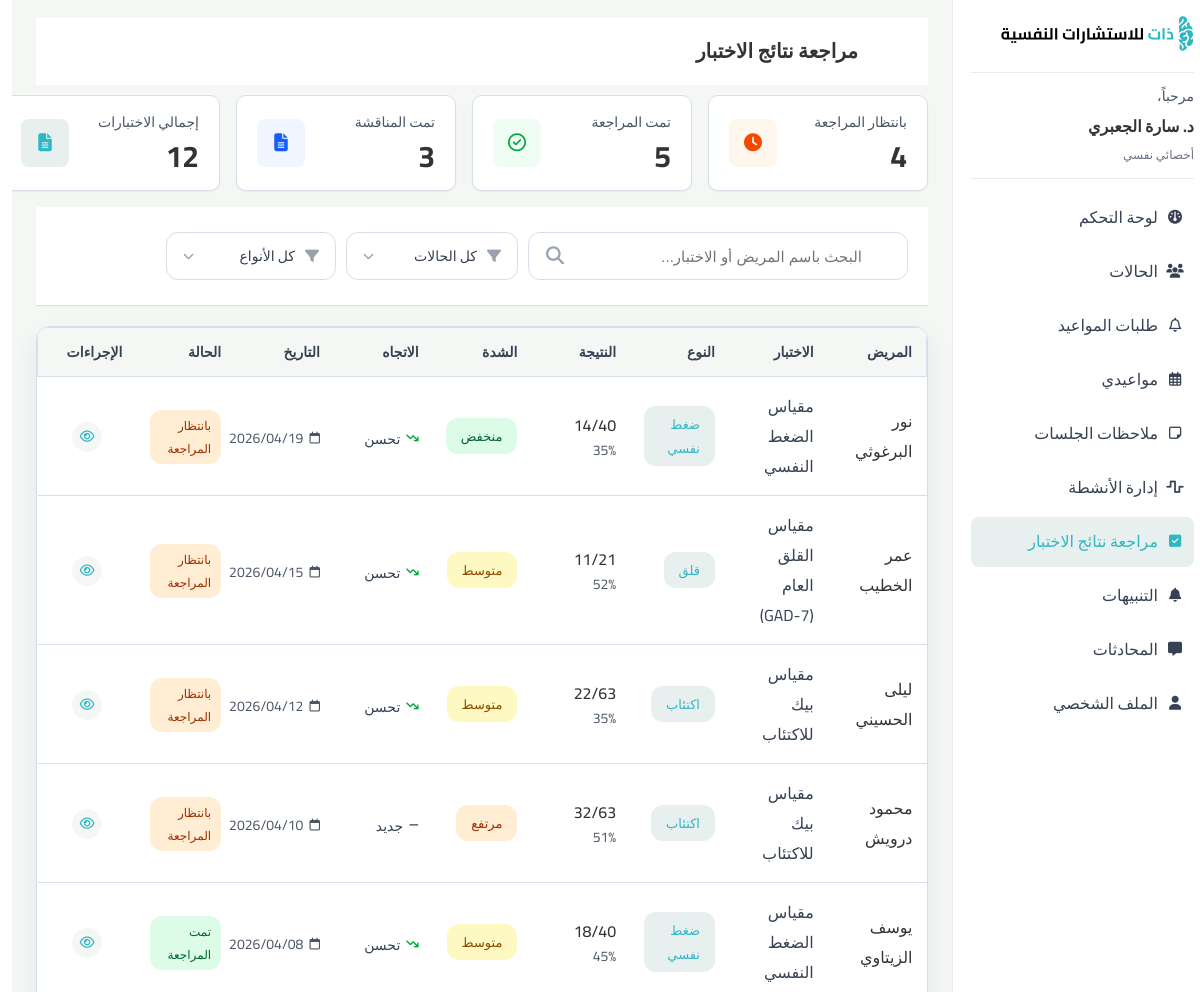
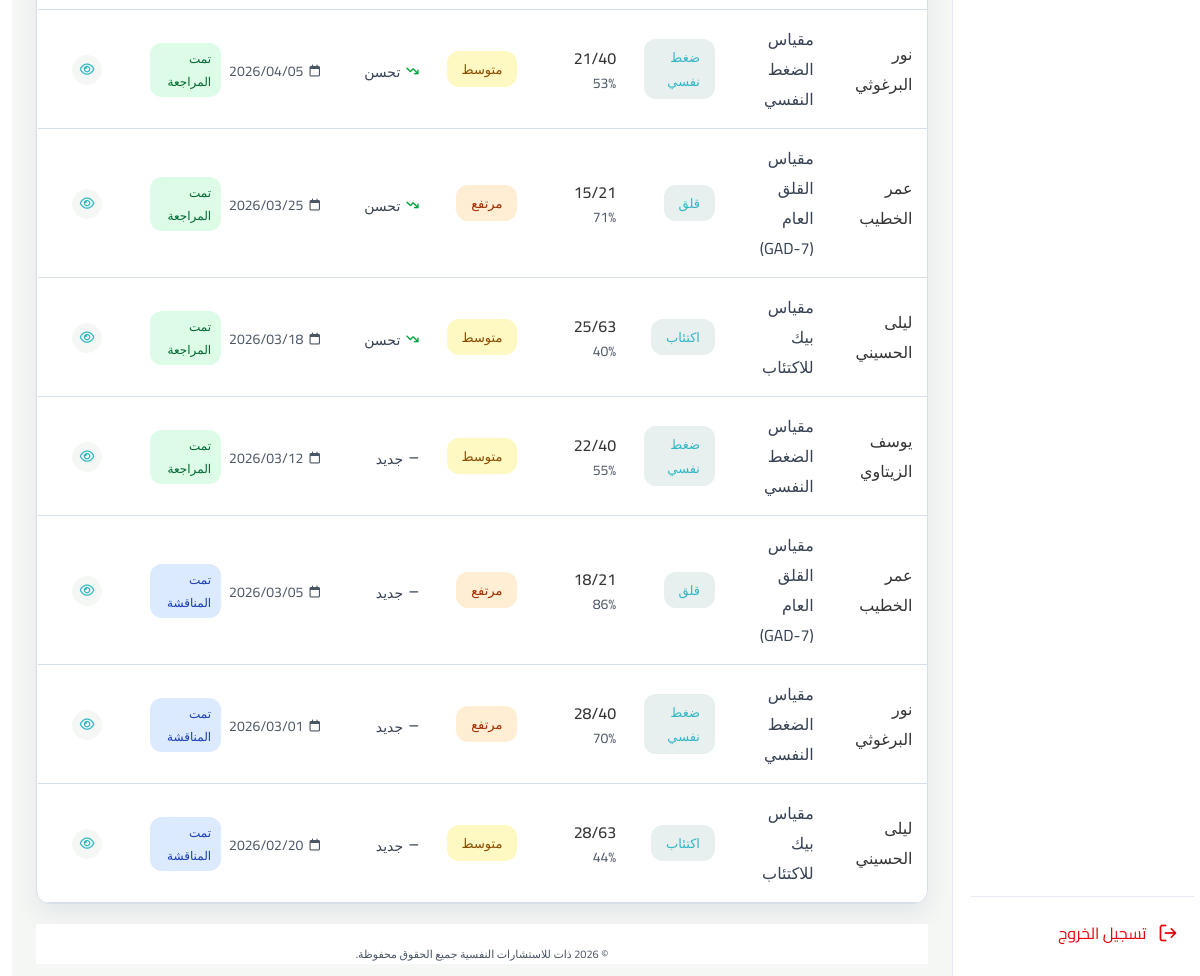
Page /therapist/review-page/index.php (signed in) on the committed database (2 pictures, top to bottom).
### tables this page shows
CREATE TABLE assessment_results (
    result_id INT AUTO_INCREMENT,
    assessment_id INT,
    client_id INT,
    case_id INT,
    trait_score DECIMAL(5, 2) NULL,
    level VARCHAR(20) NULL,
    status VARCHAR(15) NOT NULL DEFAULT 'PENDING' CHECK (status IN ('PENDING', 'REVIEWED', 'DISCUSSED')),
    reviewed_at DATETIME NULL,
    raw_answers JSON NULL,
    created_at DATETIME NOT NULL DEFAULT CURRENT_TIMESTAMP,
    PRIMARY KEY (result_id),
    CONSTRAINT fk_ar_assessment FOREIGN KEY (assessment_id) REFERENCES assessments (assessment_id) ON DELETE RESTRICT ON UPDATE CASCADE,
    CONSTRAINT fk_ar_client FOREIGN KEY (client_id) REFERENCES clients (client_id) ON DELETE RESTRICT ON UPDATE CASCADE,
    CONSTRAINT fk_ar_case FOREIGN KEY (case_id) REFERENCES cases (case_id) ON DELETE
    SET NULL ON UPDATE CASCADE
);

CREATE TABLE users (
    user_id INT AUTO_INCREMENT,
    name VARCHAR(100) NOT NULL,
    username VARCHAR(60) NOT NULL UNIQUE,
    email VARCHAR(150) NOT NULL UNIQUE,
    password VARCHAR(255) NOT NULL,
    phone VARCHAR(20) NULL,
    avatar VARCHAR(255) NULL,
    role VARCHAR(20) NOT NULL CHECK (role IN ('CLIENT', 'THERAPIST', 'ADMIN')),
    is_active TINYINT (1) DEFAULT 1,
    created_at DATETIME NOT NULL DEFAULT CURRENT_TIMESTAMP,
    updated_at DATETIME NOT NULL DEFAULT CURRENT_TIMESTAMP ON UPDATE CURRENT_TIMESTAMP,
    PRIMARY KEY (user_id)
);

CREATE TABLE assessments (
    assessment_id INT AUTO_INCREMENT,
    code VARCHAR(20) NOT NULL UNIQUE,
    title VARCHAR(200) NOT NULL,
    description TEXT NULL,
    category VARCHAR(50) NULL,
    max_score DECIMAL(5, 2) NULL,
    duration_min TINYINT UNSIGNED NULL,
    question_count SMALLINT UNSIGNED NULL,
    is_active TINYINT (1) NOT NULL DEFAULT 1,
    PRIMARY KEY (assessment_id)
);

### therapist/review-page/index.php (the view, shortened to what this page needs)
<?php
require_once __DIR__ . '/../../connection.php';
$user_id      = $_SESSION['user_id'];
$therapist_id = $user_id;
$search        = trim($_GET['search'] ?? '');
$statsSql = "
    SELECT
        SUM(CASE WHEN ar.status = 'PENDING'   THEN 1 ELSE 0 END) AS pending,
        SUM(CASE WHEN ar.status = 'REVIEWED'  THEN 1 ELSE 0 END) AS reviewed,
        SUM(CASE WHEN ar.status = 'DISCUSSED' THEN 1 ELSE 0 END) AS discussed,
        COUNT(*) AS total
    FROM assessment_results ar
    INNER JOIN cases c ON c.case_id = ar.case_id
    WHERE c.therapist_id = ?
";
$stmt = $conn->prepare($statsSql);
$stmt->bind_param("i", $therapist_id);
$stmt->execute();
$stats = $stmt->get_result()->fetch_assoc();
$sql = "
    SELECT ar.result_id, ar.trait_score, ar.level, ar.status, ar.created_at,
           a.title AS assessment_title, a.category, a.max_score,
           u.name AS patient_name,
           (
             SELECT ar2.trait_score
             FROM assessment_results ar2
             WHERE ar2.assessment_id = ar.assessment_id
               AND ar2.client_id = ar.client_id
               AND ar2.created_at < ar.created_at
             ORDER BY ar2.created_at DESC
             LIMIT 1
           ) AS prev_score
    FROM assessment_results ar
    INNER JOIN cases c      ON c.case_id = ar.case_id
    INNER JOIN assessments a ON a.assessment_id = ar.assessment_id
    INNER JOIN clients cl   ON cl.client_id = ar.client_id
    INNER JOIN users u      ON u.user_id    = cl.client_id
    WHERE c.therapist_id = ?
";
$types = "i";
$params = [$therapist_id];
$sql .= " ORDER BY ar.created_at DESC";
$stmt = $conn->prepare($sql);
$stmt->bind_param($types, ...$params);
$stmt->execute();
$resultsRes = $stmt->get_result();
$results = [];
while ($row = $resultsRes->fetch_assoc()) {
    $results[] = $row;
}
function levelLabel($level) {
    return [
        'LOW'    => 'منخفض',
        'MEDIUM' => 'متوسط',
        'HIGH'   => 'مرتفع',
        'SEVERE' => 'شديد',
    ][$level] ?? ($level ?: '—');
}
function levelClass($level) {
    return [
        'LOW'    => 'pill-intensity-low',
        'MEDIUM' => 'pill-intensity-mid',
        'HIGH'   => 'pill-intensity-high',
        'SEVERE' => 'pill-intensity-up',
    ][$level] ?? 'pill-intensity-mid';
}
function statusLabel($s) {
    return [
        'PENDING'   => 'بانتظار المراجعة',
        'REVIEWED'  => 'تمت المراجعة',
        'DISCUSSED' => 'تمت المناقشة',
    ][$s] ?? $s;
}
function statusClass($s) {
    return [
        'PENDING'   => 'status-wait',
        'REVIEWED'  => 'status-review',
        'DISCUSSED' => 'status-discuss',
    ][$s] ?? 'status-wait';
}
?>
<!DOCTYPE html>
<html lang="ar" dir="rtl">
<head>
  <link rel="stylesheet" href="https://cdnjs.cloudflare.com/ajax/libs/font-awesome/6.5.1/css/all.min.css" />
  <link rel="stylesheet" href="../thirapist.css">
  <link rel="stylesheet" href="../total.css" />
  <link rel="stylesheet" href="style.css" />
</head>
<body>
  <div class="app">
    <?php include "../layouts/sidebar.php"; ?>
    <main class="main">
      <header class="main-header">
        <h1 class="page-title">مراجعة نتائج الاختبار</h1>
      </header>
      <section class="stats-row">
        <div class="stat-card">
          <div class="stat-info">
            <div class="stat-label">بانتظار المراجعة</div>
            <div class="stat-value"><?= (int)($stats['pending'] ?? 0) ?></div>
          </div>
          <div class="stat-icon-red">
            <i class="fa-solid fa-clock"></i>
          </div>
        </div>
        <div class="stat-card">
          <div class="stat-info">
            <div class="stat-label">تمت المراجعة</div>
            <div class="stat-value"><?= (int)($stats['reviewed'] ?? 0) ?></div>
          </div>
          <div class="stat-icon-green">
            <i class="fa-regular fa-circle-check"></i>
          </div>
        </div>
        <div class="stat-card">
          <div class="stat-info">
            <div class="stat-label">تمت المناقشة</div>
            <div class="stat-value"><?= (int)($stats['discussed'] ?? 0) ?></div>
          </div>
          <div class="stat-icon-blue">
            <i class="fa-solid fa-file-lines"></i>
          </div>
        </div>
        <div class="stat-card">
          <div class="stat-info">
            <div class="stat-label">إجمالي الاختبارات</div>
            <div class="stat-value"><?= (int)($stats['total'] ?? 0) ?></div>
          </div>
          <div class="stat-icon-teal">
            <i class="fa-solid fa-file-lines"></i>
          </div>
        </div>
      </section>
      <section class="add-activity-section">
        <div class="container">
          <form method="GET" class="search-container" id="filterForm">
            <div class="search-box">
              <i class="fa-solid fa-magnifying-glass search-icon"></i>
              <input type="text"
                     class="search-input"
                     name="search"
                     placeholder="البحث باسم المريض أو الاختبار..."
                     value="<?= htmlspecialchars($search) ?>"
                     id="searchInput">
            </div>
            <div class="filter-btn">
              <i class="fa-solid fa-filter"></i>
              <select name="status" class="filter-select" onchange="document.getElementById('filterForm').submit()">
                <option value="">كل الحالات</option>
              </select>
            </div>
            <div class="filter-btn">
              <i class="fa-solid fa-filter"></i>
              <select name="type" class="filter-select" onchange="document.getElementById('filterForm').submit()">
                <option value="">كل الأنواع</option>
              </select>
            </div>
          </form>
        </div>
      </section>
      <section class="tests-section">
        <div class="table-wrapper">
          <div class="cardo">
            <table>
              <thead>
                <tr>
                  <th>المريض</th>
                  <th>الاختبار</th>
                  <th>النوع</th>
                  <th>النتيجة</th>
                  <th>الشدة</th>
                  <th>الاتجاه</th>
                  <th class="hide-sm">التاريخ</th>
                  <th>الحالة</th>
                  <th>الإجراءات</th>
                </tr>
              </thead>
              <tbody>
                <?php if (empty($results)): ?>
                  <tr>
                    <td colspan="9" class="no-results">لا توجد نتائج مطابقة</td>
                  </tr>
                <?php else: foreach ($results as $r):
                  $score    = (float) $r['trait_score'];
                  $maxScore = (float) ($r['max_score'] ?? 0);
                  $pct      = ($maxScore > 0) ? round(($score / $maxScore) * 100) : null;
                  $prev     = $r['prev_score'];
                  if ($prev === null) {
                      $trendClass = 'stable';
                      $trendIcon  = 'fa-minus';
                      $trendLabel = 'جديد';
                  } elseif ($score > $prev) {
                      $trendClass = 'up';
                      $trendIcon  = 'fa-arrow-trend-up';
                      $trendLabel = 'ارتفاع';
                  } elseif ($score < $prev) {
                      $trendClass = 'down';
                      $trendIcon  = 'fa-arrow-trend-down';
                      $trendLabel = 'تحسن';
                  } else {
                      $trendClass = 'stable';
                      $trendIcon  = 'fa-minus';
                      $trendLabel = 'مستقر';
                  }
                ?>
                <tr>
                  <td>
                    <span class="patient-name"><?= htmlspecialchars($r['patient_name']) ?></span>
                  </td>
                  <td>
                    <span class="test-title"><?= htmlspecialchars($r['assessment_title']) ?></span>
                  </td>
                  <td>
                    <span class="pill pill-type"><?= htmlspecialchars($r['category'] ?? '—') ?></span>
                  </td>
                  <td>
                    <div class="result">
                      <span class="result-score">
                        <?= rtrim(rtrim(number_format($score, 2, '.', ''), '0'), '.') ?><?= $maxScore > 0 ? '/' . rtrim(rtrim(number_format($maxScore, 2, '.', ''), '0'), '.') : '' ?>
                      </span>
                      <?php if ($pct !== null): ?>
                        <span class="result-percent"><?= $pct ?>%</span>
                      <?php endif; ?>
                    </div>
                  </td>
                  <td>
                    <span class="pill <?= levelClass($r['level']) ?>"><?= levelLabel($r['level']) ?></span>
                  </td>
                  <td>
                    <span class="trend <?= $trendClass ?>">
                      <i class="fa-solid <?= $trendIcon ?>"></i>
                      <?= $trendLabel ?>
                    </span>
                  </td>
                  <td class="hide-sm">
                    <div class="date-cell">
                      <i class="fa-regular fa-calendar"></i>
                      <span><?= date('Y/m/d', strtotime($r['created_at'])) ?></span>
                    </div>
                  </td>
                  <td>
                    <span class="status-pill <?= statusClass($r['status']) ?>">
                      <?= statusLabel($r['status']) ?>
                    </span>
                  </td>
                  <td class="actions">
                    <button class="action-btn action-view"
                            data-id="<?= $r['result_id'] ?>"
                            data-name="<?= htmlspecialchars($r['patient_name']) ?>"
                            data-title="<?= htmlspecialchars($r['assessment_title']) ?>"
                            data-category="<?= htmlspecialchars($r['category'] ?? '—') ?>"
                            data-score="<?= rtrim(rtrim(number_format($score, 2, '.', ''), '0'), '.') ?>"
                            data-max="<?= $maxScore > 0 ? rtrim(rtrim(number_format($maxScore, 2, '.', ''), '0'), '.') : '' ?>"
                            data-percent="<?= $pct !== null ? $pct : '' ?>"
                            data-level="<?= htmlspecialchars($r['level'] ?? '') ?>"
                            data-level-label="<?= htmlspecialchars(levelLabel($r['level'])) ?>"
                            data-level-class="<?= levelClass($r['level']) ?>"
                            data-trend-class="<?= $trendClass ?>"
                            data-trend-icon="<?= $trendIcon ?>"
                            data-trend-label="<?= $trendLabel ?>"
                            data-prev="<?= $prev !== null ? rtrim(rtrim(number_format((float)$prev, 2, '.', ''), '0'), '.') : '' ?>"
                            data-date="<?= date('Y/m/d', strtotime($r['created_at'])) ?>"
                            data-status="<?= $r['status'] ?>"
                            data-status-label="<?= htmlspecialchars(statusLabel($r['status'])) ?>"
                            data-status-class="<?= statusClass($r['status']) ?>">
                      <i class="fa-regular fa-eye"></i>
                    </button>
                  </td>
                </tr>
                <?php endforeach; endif; ?>
              </tbody>
            </table>
          </div>
        </div>
      </section>
      <?php include "../layouts/footer.php"; ?>
    </main>
  </div>
</body>
</html>

### therapist/thirapist.css (style rules this page uses)
.app { display: flex; min-height: 100vh; }
.main { flex: 1; padding: 18px 24px 12px; display: flex; flex-direction: column; width: auto; height: auto; min-width: 0; background-color: #F5F7F5; }
.main-header { display: flex; align-items: center; justify-content: space-between; margin-bottom: 14px; padding: 20px 15px ; background-color:#FFFFFF ; }
.page-title { margin: 0; font-size: 20px; font-weight: 700; color: #333333; text-align: right; vertical-align: middle; line-height: 28px; }

### therapist/total.css (style rules this page uses)
*, *::before, *::after { box-sizing: border-box; margin: 0; padding: 0; }
body { margin: 0; font-family: 'Cairo', system-ui, -apple-system, BlinkMacSystemFont, 'Segoe UI', sans-serif; direction: rtl; background-color: #ffffff; color:#4A5565; }
.main-header { background-color: #ffffff; border-bottom: 1px solid #ffffff; height: 67px; width: 1512; padding: 0 70px; display: flex; align-items: center; justify-content: space-between; margin-bottom: 10px; }

### rows in the picture
assessment_results: users.name "نور البرغوثي", assessment.title "مقياس الضغط النفسي", assessment.category "ضغط نفسي", trait_score "14", assessment.max_score "40", pct "35", level "منخفض", trendLabel "تحسن", created_at "2026/04/19", status "بانتظار المراجعة"
assessment_results: users.name "عمر الخطيب", assessment.title "مقياس القلق العام (GAD-7)", assessment.category "قلق", trait_score "11", assessment.max_score "21", pct "52", level "متوسط", trendLabel "تحسن", created_at "2026/04/15", status "بانتظار المراجعة"
assessment_results: users.name "ليلى الحسيني", assessment.title "مقياس بيك للاكتئاب", assessment.category "اكتئاب", trait_score "22", assessment.max_score "63", pct "35", level "متوسط", trendLabel "تحسن", created_at "2026/04/12", status "بانتظار المراجعة"
assessment_results: users.name "محمود درويش", assessment.title "مقياس بيك للاكتئاب", assessment.category "اكتئاب", trait_score "32", assessment.max_score "63", pct "51", level "مرتفع", trendLabel "جديد", created_at "2026/04/10", status "بانتظار المراجعة"
assessment_results: users.name "يوسف الزيتاوي", assessment.title "مقياس الضغط النفسي", assessment.category "ضغط نفسي", trait_score "18", assessment.max_score "40", pct "45", level "متوسط", trendLabel "تحسن", created_at "2026/04/08", status "تمت المراجعة"
assessment_results: users.name "نور البرغوثي", assessment.title "مقياس الضغط النفسي", assessment.category "ضغط نفسي", trait_score "21", assessment.max_score "40", pct "53", level "متوسط", trendLabel "تحسن", created_at "2026/04/05", status "تمت المراجعة"
assessment_results: users.name "عمر الخطيب", assessment.title "مقياس القلق العام (GAD-7)", assessment.category "قلق", trait_score "15", assessment.max_score "21", pct "71", level "مرتفع", trendLabel "تحسن", created_at "2026/03/25", status "تمت المراجعة"
assessment_results: users.name "ليلى الحسيني", assessment.title "مقياس بيك للاكتئاب", assessment.category "اكتئاب", trait_score "25", assessment.max_score "63", pct "40", level "متوسط", trendLabel "تحسن", created_at "2026/03/18", status "تمت المراجعة"
assessment_results: users.name "يوسف الزيتاوي", assessment.title "مقياس الضغط النفسي", assessment.category "ضغط نفسي", trait_score "22", assessment.max_score "40", pct "55", level "متوسط", trendLabel "جديد", created_at "2026/03/12", status "تمت المراجعة"
assessment_results: users.name "عمر الخطيب", assessment.title "مقياس القلق العام (GAD-7)", assessment.category "قلق", trait_score "18", assessment.max_score "21", pct "86", level "مرتفع", trendLabel "جديد", created_at "2026/03/05", status "تمت المناقشة"
assessment_results: users.name "نور البرغوثي", assessment.title "مقياس الضغط النفسي", assessment.category "ضغط نفسي", trait_score "28", assessment.max_score "40", pct "70", level "مرتفع", trendLabel "جديد", created_at "2026/03/01", status "تمت المناقشة"
assessment_results: users.name "ليلى الحسيني", assessment.title "مقياس بيك للاكتئاب", assessment.category "اكتئاب", trait_score "28", assessment.max_score "63", pct "44", level "متوسط", trendLabel "جديد", created_at "2026/02/20", status "تمت المناقشة"

### other values in the picture
$_SESSION['user_name'] "د. سارة الجعبري"
$stats['pending'] "4"
$stats['reviewed'] "5"
$stats['discussed'] "3"
$stats['total'] "12"
